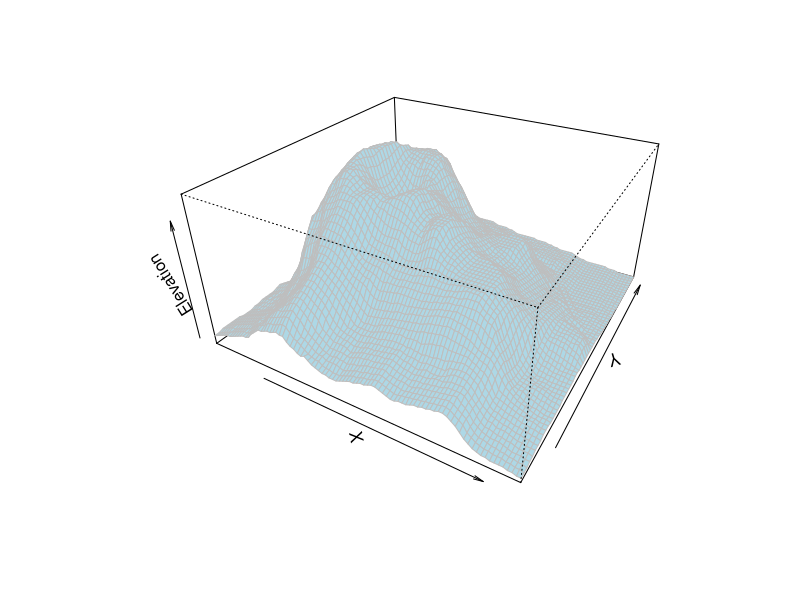

This figure's R source: (Note: this script raises an error after producing the figure.)
# Load the volcano dataset (built-in in R)
data("volcano")

# 1. Basic 3D Perspective Plot
persp(
  x = 1:nrow(volcano), # X-axis (rows of the matrix)
  y = 1:ncol(volcano), # Y-axis (columns of the matrix)
  z = volcano, # Z-axis (elevation data)
  # xlim = c(1, ncol(volcano)) * 10,
  # ylim = c(1, nrow(volcano)) * 10,
  # zlim = range(volcano),
  # ylim = range(y),
  theta = 30, # Angle of rotation around the z-axis
  phi = 30, # Angle of elevation
  expand = 0.5, # Scaling factor
  col = "lightblue", # Color of the surface
  border = "grey", # Border color
  xlab = "X", # X-axis label
  ylab = "Y", # Y-axis label
  zlab = "Elevation" # Z-axis label
)

# 2. Heatmap of the Volcano Dataset
heatmap(
  volcano,
  Rowv = NA, # Disable row clustering
  Colv = NA, # Disable column clustering
  # col = terrain.colors(100),    # Color palette
  col = jet_colors(256), # Color palette
  # col = scico::scico(n = 100, palette = "batlow"),    # Color palette
  scale = "none", # No scaling of data
  # xlab = "X-axis", # X-axis label
  # ylab = "Y-axis", # Y-axis label
  # main = "Heatmap of Volcano Dataset" # Title
  symm = FALSE
)


image(t(volcano), col = jet_colors(256), useRaster = TRUE)

######

# Load required libraries
library(ggplot2)
library(reshape2) # for melting the matrix

# Load the volcano dataset
data(volcano)

# Convert the matrix to a data frame suitable for ggplot2
volcano_df <- melt(volcano)

# Rename columns for clarity
colnames(volcano_df) <- c("x", "y", "z")

volcano_df <- volcano |> tibble::as_tibble()
volcano_df <- tibble::as_tibble(volcano, .name_repair = ~ as.character(seq_along(.)))

volcano_df <- volcano |>
  tibble::as_tibble(.name_repair = ~ as.character(seq_along(.))) |>
  tibble::rowid_to_column(var = "x") |>
  tidyr::pivot_longer(
    cols = -x,
    names_to = "y",
    values_to = "z",
    names_transform = list(y = as.integer)
  ) |>
  mutate(x = as.integer(x))
# Create the heatmap
ggplot(volcano_df, aes(x = y, y = x, fill = z)) +
  geom_tile() +
  scale_fill_gradientn(colors = as_colormap(batlow_df)$get_hex()) +
  coord_fixed() + # Ensures correct aspect ratio
  labs(
    fill = "Elevation (m)"
  ) +
  theme_void()
